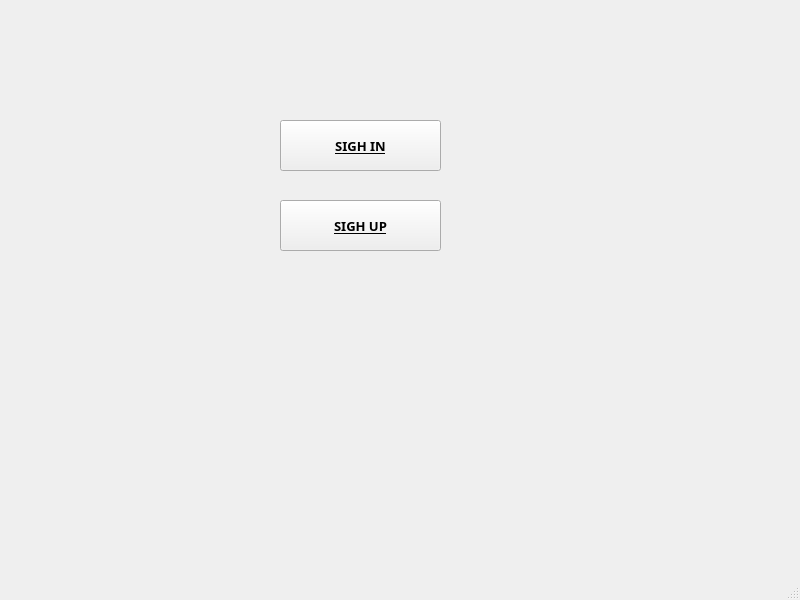
<?xml version="1.0" encoding="UTF-8"?>
<ui version="4.0">
 <class>MainWindow</class>
 <widget class="QMainWindow" name="MainWindow">
  <property name="geometry">
   <rect>
    <x>0</x>
    <y>0</y>
    <width>800</width>
    <height>600</height>
   </rect>
  </property>
  <property name="font">
   <font>
    <family>Bahnschrift Light SemiCondensed</family>
    <pointsize>10</pointsize>
    <underline>true</underline>
   </font>
  </property>
  <property name="windowTitle">
   <string>MainWindow</string>
  </property>
  <widget class="QWidget" name="centralwidget">
   <widget class="QPushButton" name="pushButton_signin">
    <property name="geometry">
     <rect>
      <x>280</x>
      <y>120</y>
      <width>161</width>
      <height>51</height>
     </rect>
    </property>
    <property name="font">
     <font>
      <family>Bahnschrift SemiBold Condensed</family>
      <pointsize>10</pointsize>
      <weight>75</weight>
      <bold>true</bold>
      <underline>true</underline>
     </font>
    </property>
    <property name="text">
     <string>SIGH IN</string>
    </property>
   </widget>
   <widget class="QPushButton" name="pushButton">
    <property name="geometry">
     <rect>
      <x>280</x>
      <y>200</y>
      <width>161</width>
      <height>51</height>
     </rect>
    </property>
    <property name="font">
     <font>
      <family>Bahnschrift SemiBold Condensed</family>
      <weight>75</weight>
      <bold>true</bold>
     </font>
    </property>
    <property name="text">
     <string>SIGH UP</string>
    </property>
   </widget>
  </widget>
  <widget class="QMenuBar" name="menubar">
   <property name="geometry">
    <rect>
     <x>0</x>
     <y>0</y>
     <width>800</width>
     <height>26</height>
    </rect>
   </property>
  </widget>
  <widget class="QStatusBar" name="statusbar"/>
  <action name="actionadd">
   <property name="text">
    <string>add</string>
   </property>
  </action>
 </widget>
 <resources/>
 <connections/>
</ui>
